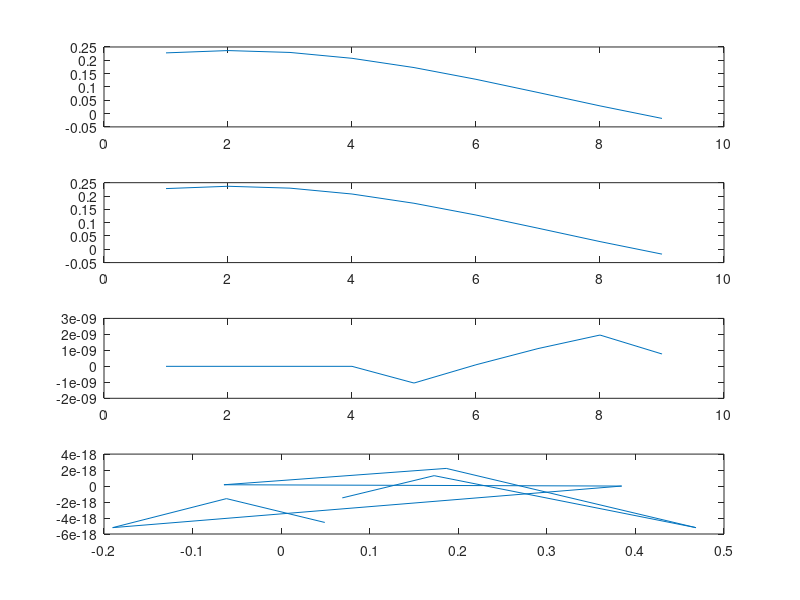

Reproduce this figure in MATLAB.
close all;
clear all;

load('simulation_data.mat','X','stdvalues');


inLength = 512; % process 512 samples
scale = 100; % magnify the signal. (Will be done Analog)
%first sequence
x=X(1:inLength,1)'.*scale;
%second sequence
y=X(1:inLength,2)'.*scale;


%% whitening
rho = 128;
order = 10;

W = zeros(order,1);
L =  zeros(order,1); %spalten vector
R = zeros(order,1);
Lout = zeros(1,length(x));
Rout = zeros(1,length(y));

Lout(1) = x(1);
Rout(1) = y(1);

for ind = 2:length(x)                  
    L = [x(ind-1); L(1:end-1)];
    R = [y(ind-1); R(1:end-1)];
    

    Lout(ind) = x(ind)-L'*W;
    Rout(ind) = y(ind)-R'*W; %to keep phase relation
    
    W = W + rho*Lout(ind)*L;
end
% x_post = Lout; %input (with or without whitening)
% y_post = fliplr(Rout); % elements flipped left to right


%% Cross Correlation
x_post = x; %input (with or without whitening)
y_post = fliplr(y);% elements flipped left to right

% maxlag = inLength/2;
maxlag =4;

A=zeros(1,2*maxlag+1);
ind = 1;
for i=inLength-maxlag:inLength+maxlag   %the taps to be calculated
    A(ind)=0;
    for j=1:inLength   %length of the one signal
        if(((i-j+1)>0) && (i-j+1)<inLength)
            A(ind)=A(ind)+(x_post(j)*y_post(i-j+1));
        else
        end
    end
    ind = ind+1;
end

%% parabolic Interpolation
[yc, lag] = max(A);
yl = A(lag-1);
yr = A(lag+1);

delta=(yl-yr)./(2.*(yl-2*yc+yr)); 
TapsLag = maxlag+1-lag-delta;

constant_val = 1/stdvalues.fs*stdvalues.c/(2*stdvalues.radiusmean);
phi = asin(TapsLag*constant_val);


%% Reference of GCC-PHAT in Frequency Domain (optimal)
X_Frame = [x;y]';
stdvalues.indpairs = 1;
stdvalues.m = 2;
stdvalues.nfft = inLength;
optional.phat = true;

Cross_Spectrum = zeros(stdvalues.nfft,stdvalues.indpairs);
GCC_PHAT = zeros(stdvalues.nfft,stdvalues.indpairs);
Xf_Frame = fft(X_Frame,stdvalues.nfft);

ind = 1;
for i1 = 1:stdvalues.m

    for i2 = i1+1:stdvalues.m
        
       Cross_Spectrum(:,ind) = Xf_Frame(:,i1).*conj(Xf_Frame(:,i2));
        %-------------------------------------
        % Phat_Weighing
        %-------------------------------------
       if (optional.phat == true)
           Psi = (abs(Cross_Spectrum(:,ind))+eps);
       else
           Psi = 1;
       end
       GCC_PHAT(:,ind) = ifftshift(ifft((Cross_Spectrum(:,ind)./(Psi))));
       ind = ind +1;
       
    end
end
%% Time Domain Reference Function
xcorr_res = xcorr(x,y,maxlag);

figure();
subplot(411);
plot(A);
subplot(412);
plot(xcorr_res);
subplot(413);
plot(xcorr_res-A);
subplot(414);
plot(GCC_PHAT(inLength/2-maxlag:inLength/2+maxlag));
